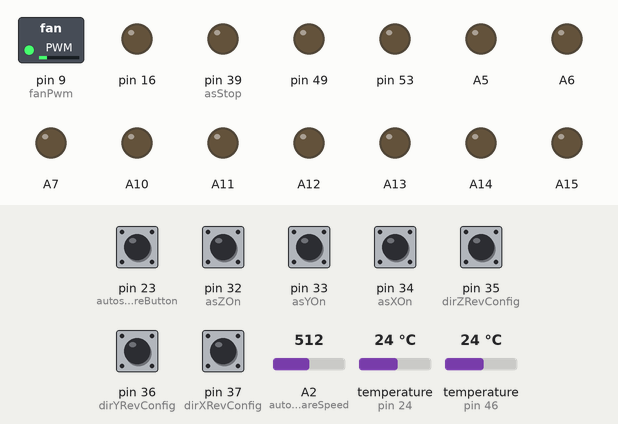
This sketch was run on a simulated Arduino Mega 2560, built with avr-gcc and run on an emulated ATmega2560. On the bench: switched loads named in the sketch (green lamp = pin HIGH), output pins drawn as LEDs (lit = HIGH). The test bench sets the inputs (shaded band); at power-on: pin 23 (autosquareButton), pin 32 (asZOn), pin 33 (asYOn), pin 34 (asXOn), pin 35 (dirZRevConfig), pin 36 (dirYRevConfig), pin 37 (dirXRevConfig) HIGH, temperature (sensors on pin 46, pin 24) 24 °C, A2 (autosquareSpeed) = 512.

Above: at 1.2 s.
1.3 s: temperature (sensor on pin 46) set to 33 °C
11.5 s: pin 23 (autosquareButton) pulled LOW for 3.2 s
At 15.0 s:
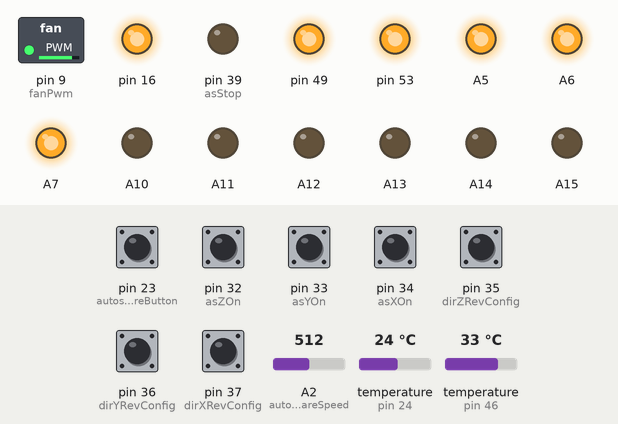
16.2 s: temperature (sensor on pin 46) set to 12 °C
At 20.3 s:
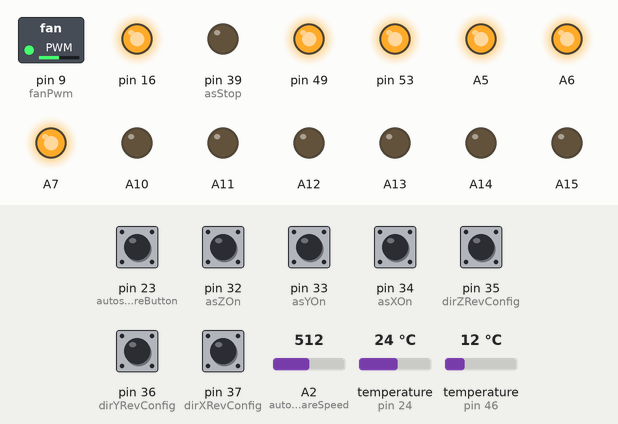
21.5 s: pin 23 (autosquareButton) pulled LOW for 1 s
At 23.7 s:
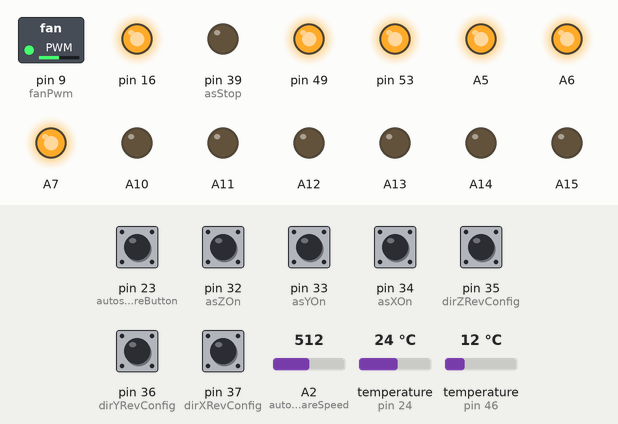
24.0 s: temperature (sensor on pin 46) set to 28 °C
At 25.3 s:
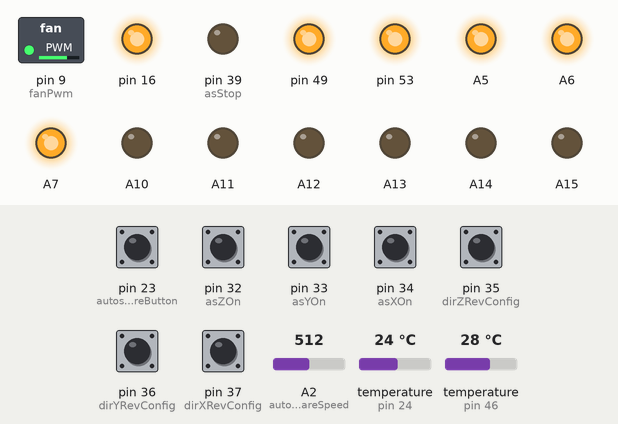
26.5 s: temperature (sensor on pin 46) set to 19 °C
At 30.4 s:
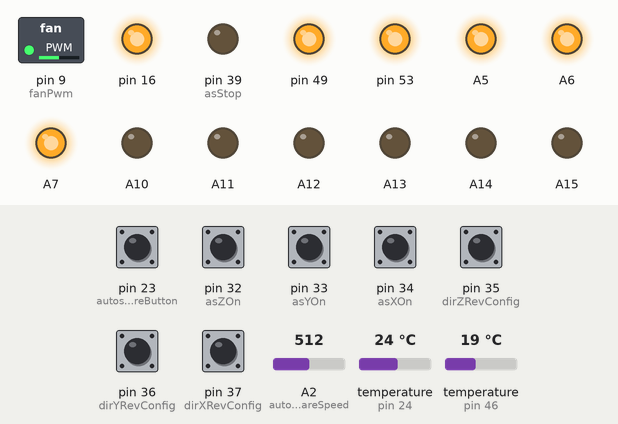
Timing chart, 0 to 31.9 s (numbered marks = the images above; inputs shaded):
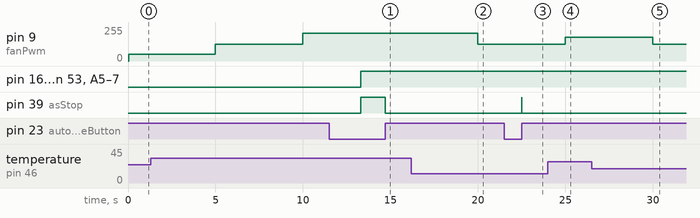

The sketch:

open-cnc-shieldSketch.ino
```cpp
/*
    OPEN-CNC-Shield Firmware 2.0
    find out more: blog.altholtmann.com

    by Timo Altholtmann
*/

#include <Arduino.h>
#include "cnc-library.h"

/**
 * Configuration
 */
// #define DEBUG // Uncomment to output debug messages

/**
 * USE_DISPLAY
 * Uncomment the next line only, if a display is connected by a wire with the shield. For example if the extension panel is used.
 * If the wireless solution is connected to shield the next line has to be commented like this: "//#define USE_DISPLAY"
 */
//#define USE_DISPLAY // comment with "//" if display is not needed
#ifdef USE_DISPLAY
    #include <U8g2lib.h>
    uint32_t displayRefreshInterval_MS = 1000;      // The display is refreshed every x milliseconds
    DISPLAYLAYOUT displayLayout = DISPLAYLAYOUT::Layout_128X32_Autosquare;
    // Display byte SDA = A4, SCL = A5
    // 128x32 Display
    U8G2_SSD1306_128X32_UNIVISION_F_SW_I2C display(U8G2_R0, /* clock=*/ SCL, /* data=*/ SDA, /* reset=*/ U8X8_PIN_NONE);
    // 128x64 Display
    // U8G2_SSD1306_128X64_NONAME_F_SW_I2C display(U8G2_R0, /* clock=*/ SCL, /* data=*/ SDA, /* reset=*/ U8X8_PIN_NONE);
#endif

/**
 * WIRELESS ADAPTER CONNECTED
 * Comment with // if wireless adapter is not connected!
 * IMPORTANT - Has to be commented if there is a wired connection on the sub-d port. For example if the wired extension panel is used
 */
//#define WIRELESS_ADAPTER_CONNECTED

// Autosquare settings - On / Off setting is done with the jumper configuration
const uint16_t stepDelay = 4000;            // delay between steps in microseconds if no poti is connected - set to 0 to use a poti for setting speed
const uint16_t startDelay = 1000;           // delay between pressing the autosquare button and starting autosquare - in miliseconds, should be at least 500
const uint8_t speedPotiSamples = 5;         // Samples of every autosqare speed poti reading
const uint16_t speedPotiMin = 10;           // min delay between steps in microseconds
const uint16_t speedPotiMax = 5000;         // max delay between steps in microseconds
const uint8_t endstopStateTriggered = LOW;  // Use LOW for normally open endstops and HIGH for normally closed endstops

// PWM Fan
const uint8_t defaultFanSpeed = 50;                 // default speed of the fan in percent. This is also the minimal speed if the fan is controlled by temperature
const bool shouldSetFanSpeedByTemperature = true;   // Controls wether the fan speed is adjusted by the onboard temperature sensor

// Temperature sensors
const uint16_t tempSensorUpdateInterval = 5000; // interval between temperatur sensor reads in milliseconds
const int16_t temperatureMin = 20;              // the temperatur at which the fan runs with the speed specified in 'defaultFanSpeed'
const int16_t temperatureMax = 40;              // the temperatur at which the fan runs with 100% speed

// ------------------------------------------------------------------------------
// Only edit below if you know what you are doing
// ------------------------------------------------------------------------------
#ifdef WIRELESS_ADAPTER_CONNECTED
    #include <Wire.h>
#endif

enum AXIS
{
    x,
    y,
    z
};

enum i2cState
{
    unset,
    established,
    failure
};

typedef struct
{
    AXIS axis;
    byte stepPin;
    byte endStopPin;
    byte dirPin;
    byte dirConfigPin;
    AUTOSQUARESTATE state;
    byte stateDisplayRow;
    byte stateDisplayColumn;
    char label[4];
} STEPPER;

// Pin configuration
// Outs
const byte in9Mega = 5;
const byte asStop = 39;

const byte out1 = 40;
const byte out2 = 41;
const byte out3 = 42;
const byte out4 = 43;
const byte out5 = 45;
const byte out6 = 44;
const byte out7 = 30;
const byte out8 = 31;
// INs
const byte tempSensorPin = 24;
const byte onBoardTempSensorPin = 46;
const byte autosquareButton = 23;
const byte autosquareSpeed = A2;
const byte in1 = 15;
const byte in2 = 14;
const byte in10 = 4;
const byte in11 = 3;
const byte in12 = 2;
const byte rotationSpeed = A4;
const byte feedrate = A3;
// INs - user configuartion
const byte asXOn = 34;
const byte asYOn = 33;
const byte asZOn = 32;
const byte dirXRevConfig = 37;
const byte dirYRevConfig = 36;
const byte dirZRevConfig = 35;
// unused
const byte spindelPwm = 48;
const byte fanPwm = 9;
const byte spindelOnOff = 26;
const byte programmStart = 27;
const byte motorStart = 47;

STEPPER steppers[] = {
    {x, A15, 10, A6, dirXRevConfig, off, 0, 0, "X1:"},
    {x, A14, 8, 49, dirXRevConfig, off, 0, 8, "X2:"},
    {y, A13, 7, A5, dirYRevConfig, off, 1, 0, "Y1:"},
    {y, A12, 6, 53, dirYRevConfig, off, 1, 8, "Y2:"},
    {z, A11, 12, 16, dirZRevConfig, off, 2, 0, "Z1:"},
    {z, A10, 11, A7, dirZRevConfig, off, 2, 8, "Z2:"},
};

CNCTemperature externalTemperature(tempSensorPin, 1);
CNCTemperature onboardTemperature(onBoardTempSensorPin, 1);

// Programm variales
uint32_t actualStepDelay = 0;
byte autosuareInitialised = false;
uint64_t timeStartButtonWasPressed = 0;
DATA_FROM_CONTROLLER dataFromController = {
    5,
    5,
    5,
    AUTOSQUARESTATE::undefined,
    AUTOSQUARESTATE::undefined,
    AUTOSQUARESTATE::undefined,
    AUTOSQUARESTATE::undefined,
    AUTOSQUARESTATE::undefined,
    AUTOSQUARESTATE::undefined,
};
DATA_FOR_DISPLAY dataForDisplay;

uint32_t lastDebugOutput_MS = 0;
uint32_t lastSettingFanSpeed_MS = 0;
byte lastDisplayFanSpeed;


void checkAutosquareEnabledForEachAxis();
void initPWMFan();
void initialiseInputsOutputs();
void initialiseI2c();
void answerI2cCommunication();
void requestEvent();
void updateAutosquareDelay();
void updateDataForDisplay();

void autosquare()
{
    // Set HIGH Pulse if state is on and endstop not pressed
    for (byte i = 0; i < sizeof(steppers) / sizeof(STEPPER); i++)
    {
        STEPPER *stepper = &steppers[i];
        // Continue for loop if stepper is set to off or done
        if (stepper->state == off || stepper->state == done)
        {
            continue;
        }
        // Check if state is undefined
        if (stepper->state == undefined)
        {
            // Set state to ok if endstop is reached
            if (digitalRead(stepper->endStopPin) == endstopStateTriggered)
            {
                stepper->state = done;
                #ifdef DEBUG
                    Serial.print("AS ");
                    Serial.print(stepper->label);
                    Serial.println("done");
                #endif
            }
            // Set HIGH pulse if endstop not reached
            else
            {
                digitalWrite(stepper->stepPin, HIGH);
            }
        }
    }
    // Delay before setting to low - this is the speed of the steppers
    delayMicroseconds(actualStepDelay);

    // Set stepper steps to LOW if they are HIGH
     for (byte i = 0; i < sizeof(steppers) / sizeof(STEPPER); i++)
    {
        STEPPER *stepper = &steppers[i];
        if(digitalRead(stepper->stepPin) == HIGH) {
            digitalWrite(stepper->stepPin, LOW);
        }
    }
}

void initialize()
{
    #ifdef DEBUG
        Serial.println("Initializing");
    #endif
    checkAutosquareEnabledForEachAxis();
    bool allDone = true;
    for (byte i = 0; i < sizeof(steppers) / sizeof(STEPPER); i++)
    {
        // Check if all stepper are already done
        if(steppers[i].state == undefined) {
            allDone = false;
        }

        // Read config and set stepper direction accordingly
        digitalWrite(steppers[i].dirPin, digitalRead(steppers[i].dirConfigPin));
    }

    // Take control over steppers
    digitalWrite(asStop, HIGH);
    // Trigger IN9 to estlcam arduino mega
    pinMode(in9Mega, OUTPUT);
    digitalWrite(in9Mega, LOW);

    // Reset stepper states if all are done
    for (byte i = 0; i < sizeof(steppers) / sizeof(STEPPER); i++)
    {
        if(allDone && steppers[i].state == done) {
            steppers[i].state = undefined;
        }
    }

    // Set pulse speed
    updateAutosquareDelay();

    autosuareInitialised = true;
}

void terminate()
{
    #ifdef DEBUG
        Serial.println("Terminating");
    #endif

    digitalWrite(asStop, LOW);
    pinMode(in9Mega, INPUT);
    autosuareInitialised = false;
}

void setFanSpeedByTemperature() {
    if(shouldSetFanSpeedByTemperature && millis() - lastSettingFanSpeed_MS > 5000) {
        float actualOnboardTemperature = onboardTemperature.getTemperature();
        uint8_t defaultFanSpeedAbsolute = map(defaultFanSpeed, 0, 100, 0, 255);

        if(actualOnboardTemperature < temperatureMin) lastDisplayFanSpeed = defaultFanSpeedAbsolute;
        else if(actualOnboardTemperature > temperatureMax) lastDisplayFanSpeed = 255;
        else lastDisplayFanSpeed = map(actualOnboardTemperature, temperatureMin, temperatureMax, defaultFanSpeedAbsolute, 255);

        analogWrite(fanPwm, lastDisplayFanSpeed);
        lastSettingFanSpeed_MS = millis();
    }
}

#include "cnclibrary_common_functions.h"

void setup()
{
    Serial.begin(9600);
    externalTemperature.setup();
    onboardTemperature.setup();

    #ifdef USE_DISPLAY
        displaySetup();
    #endif

    initialiseInputsOutputs();

    initPWMFan();
    checkAutosquareEnabledForEachAxis();
    #ifdef WIRELESS_ADAPTER_CONNECTED
        initialiseI2c();
    #endif

    #ifdef DEBUG
        Serial.println("Setup done");
    #endif
}

void loop()
{
    // Check if button is pressed
    if (digitalRead(autosquareButton) == LOW) {
        // Check if start button was just pressed
        if(timeStartButtonWasPressed == 0) {
            timeStartButtonWasPressed = millis();
        }

        // Check if button was pressed long enough
        if(millis() - timeStartButtonWasPressed > startDelay) {
            // Check if we have to initinalize
            if (!autosuareInitialised) {
                initialize();
                delay(10);
            }
            autosquare();
        }
    } else {
        // reset timeStartButtonWasPressed
        timeStartButtonWasPressed = 0;
        // terminate if initialized
        if (autosuareInitialised) {
            terminate();
        }

        externalTemperature.loop();
        onboardTemperature.loop();

        setFanSpeedByTemperature();

        #ifdef USE_DISPLAY
            updateDataForDisplay();
            displayUpdate(displayLayout);
        #endif

        #ifdef DEBUG
            if (millis() - lastDebugOutput_MS > 10000) {
                Serial.print("External Temp: ");
                Serial.println(externalTemperature.getTemperature());

                Serial.print("Onboard Temp: ");
                Serial.print(onboardTemperature.getTemperature());
                Serial.print(" C, Fan Speed: ");
                Serial.print(lastDisplayFanSpeed);
                Serial.println(" of 255");

                lastDebugOutput_MS = millis();
            }
        #endif
    }
}

/**
 * Checks the jumper configuration for each axis and initialises the state variables
*/
void checkAutosquareEnabledForEachAxis() {
    #ifdef DEBUG
        Serial.println("Reading Axis Config");
    #endif
    if (digitalRead(asXOn) == LOW)
    {
        #ifdef DEBUG
            Serial.println("AS X = ON");
        #endif
        for (byte i = 0; i < sizeof(steppers) / sizeof(STEPPER); i++)
        {
            if (steppers[i].axis == x)
            {
                steppers[i].state = undefined;
            }
        }
    }
    if (digitalRead(asYOn) == LOW)
    {
        #ifdef DEBUG
            Serial.println("AS Y = ON");
        #endif
        for (byte i = 0; i < sizeof(steppers) / sizeof(STEPPER); i++)
        {
            if (steppers[i].axis == y)
            {
                steppers[i].state = undefined;
            }
        }
    }
    if (digitalRead(asZOn) == LOW)
    {
        #ifdef DEBUG
            Serial.println("AS Z = ON");
        #endif
        for (byte i = 0; i < sizeof(steppers) / sizeof(STEPPER); i++)
        {
            if (steppers[i].axis == z)
            {
                steppers[i].state = undefined;
            }
        }
    }
}
/**
 *  Sets the interal timer to pwm fan frequency
 **/
void initPWMFan() {
    // PWM FAN Setup
    //Timer 1: Prescaler 0
    TCCR1B = ((TCCR1B & B11111000) | B00000001);
    analogWrite(fanPwm, defaultFanSpeed);
}
/**
 * Sets the pinmode for all inputs and outputs
 **/
void initialiseInputsOutputs() {
    // Endstops and steppers
    for (byte i = 0; i < sizeof(steppers) / sizeof(STEPPER); i++)
    {
        pinMode(steppers[i].endStopPin, INPUT_PULLUP);
        pinMode(steppers[i].stepPin, OUTPUT);
        pinMode(steppers[i].dirPin, OUTPUT);
    }

    // Inputs
    pinMode(autosquareButton, INPUT_PULLUP);
    pinMode(asXOn, INPUT_PULLUP);
    pinMode(asYOn, INPUT_PULLUP);
    pinMode(asZOn, INPUT_PULLUP);
    pinMode(dirXRevConfig, INPUT_PULLUP);
    pinMode(dirYRevConfig, INPUT_PULLUP);
    pinMode(dirZRevConfig, INPUT_PULLUP);
    pinMode(in1, INPUT_PULLUP);
    pinMode(in2, INPUT_PULLUP);
    pinMode(in10, INPUT_PULLUP);
    pinMode(in11, INPUT_PULLUP);
    pinMode(in12, INPUT_PULLUP);

    // Outputs
    pinMode(asStop, OUTPUT);
    digitalWrite(asStop, LOW);
    pinMode(fanPwm, OUTPUT);

    // unused pins, set as input to not interfer with estlcam
    pinMode(out1, INPUT);
    pinMode(out2, INPUT);
    pinMode(out3, INPUT);
    pinMode(out4, INPUT);
    pinMode(out5, INPUT);
    pinMode(out6, INPUT);
    pinMode(out7, INPUT);
    pinMode(out8, INPUT);
    pinMode(in9Mega, INPUT);
    pinMode(spindelPwm, INPUT);
    pinMode(spindelOnOff, INPUT);
    pinMode(programmStart, INPUT);
    pinMode(motorStart, INPUT);
}
#ifdef WIRELESS_ADAPTER_CONNECTED
    /**
     *  Try to communicate to Wireless Adapter via i2c
     **/
    void initialiseI2c() {
        Wire.begin(10);                // join i2c bus with address #8
        Wire.onRequest(answerI2cCommunication);
    }
    void answerI2cCommunication() {
        dataFromController.onboardTemperature = onboardTemperature.getTemperature();
        dataFromController.externalTemperature = externalTemperature.getTemperature();
        dataFromController.fanSpeed = lastDisplayFanSpeed;
        dataFromController.x1 = steppers[0].state;
        dataFromController.x2 = steppers[1].state;
        dataFromController.y1 = steppers[2].state;
        dataFromController.y2 = steppers[3].state;
        dataFromController.z1 = steppers[4].state;
        dataFromController.z2 = steppers[5].state;
        Wire.write((byte*)&dataFromController, sizeof(DATA_FROM_CONTROLLER));
    }
#endif

void updateAutosquareDelay() {
    // Dont read poti if a fixed speed is set
    if(stepDelay != 0 && actualStepDelay != stepDelay) {
        actualStepDelay = stepDelay;
        return;
    }

    uint16_t sum = 0;
    for (int i = 0; i < speedPotiSamples; i++)
    {
        sum+= analogRead(autosquareSpeed);
        delayMicroseconds(500);
    }
    actualStepDelay = map(sum / speedPotiSamples, 0, 1023, speedPotiMax, speedPotiMin);
}

#ifdef USE_DISPLAY
    void updateDataForDisplay() {
        dataForDisplay.onboardTemperature = onboardTemperature.getTemperature();
        dataForDisplay.externalTemperature = externalTemperature.getTemperature();
        dataForDisplay.stateX1 = steppers[0].state;
        dataForDisplay.stateX2 = steppers[1].state;
        dataForDisplay.stateY1 = steppers[2].state;
        dataForDisplay.stateY2 = steppers[3].state;
        dataForDisplay.stateZ1 = steppers[4].state;
        dataForDisplay.stateZ2 = steppers[5].state;
        dataForDisplay.fanSpeed = map(lastDisplayFanSpeed, 100, 255, 1, 7);
    }
#endif
```

cnc-library.h
```cpp
/**
 * Library for CNC related controls
 * Version 1.0
 * find out more: blog.altholtmann.com
 * by Timo Altholtmann
 **/


#ifndef cnclibrary_h
#define cnclibrary_h

#include <Arduino.h>
#include "cnclibrary_ledstate.h"
#include "cnclibrary_radio.h"
#include "cnclibrary_temperature.h"


enum AUTOSQUARESTATE
{
    undefined,
    done,
    off
};

enum DISPLAYLAYOUT {
    Layout_128X32_Fan_and_Temp,
    Layout_128X32_Temp_and_Autosquare,
    Layout_128X32_Autosquare,
    Layout_128X64_1
};

// For Communication between the Wireless Adapter and the controller arduino
// uint16_t : 2Bytes
// unsigned : 1 Bit each
typedef struct {
  float onboardTemperature;
  float externalTemperature;
  uint8_t fanSpeed;
  AUTOSQUARESTATE x1;
  AUTOSQUARESTATE x2;
  AUTOSQUARESTATE y1;
  AUTOSQUARESTATE y2;
  AUTOSQUARESTATE z1;
  AUTOSQUARESTATE z2;
} DATA_FROM_CONTROLLER;

typedef struct {
    float onboardTemperature;
    float externalTemperature;
    unsigned fanSpeed : 3;
    unsigned stateX1 : 2;
    unsigned stateX2 : 2;
    unsigned stateY1 : 2;
    unsigned stateY2 : 2;
    unsigned stateZ1 : 2;
    unsigned stateZ2 : 2;
} DATA_FOR_DISPLAY;

#endif
```

cnclibrary_temperature.h
```cpp
#ifndef cnclibrary_temperature_h
#define cnclibrary_temperature_h

// includes
#include <Arduino.h>
#include <OneWire.h>
#include "DallasTemperature.h"

/**
 * Common structs needed
 **/


class CNCTemperature {
private:
    byte _sensorPin;
    byte _numberOfSensors = 1;
    uint32_t _lastReadTemperature_MS = 0;
    uint32_t _interval_MS = 5000;
    OneWire _oneWire;
    DallasTemperature _sensors;
    float _lastTemperatures[10];
public:
    CNCTemperature(byte sensorPin, byte numberOfSensors, uint32_t interval_MS);
    ~CNCTemperature();
    void setup();
    void loop();
    float getTemperature(byte sensorNumber);
};

void CNCTemperature::setup() {
    this->_sensors.begin();
}

void CNCTemperature::loop() {
    if (millis() - this->_lastReadTemperature_MS > this->_interval_MS) {
        this->_sensors.requestTemperatures();
        for (int i = 0; i < this->_numberOfSensors; i++)
        {
            this->_lastTemperatures[i] = this->_sensors.getTempCByIndex(i);
        }

        this->_lastReadTemperature_MS = millis();
    }
}

float CNCTemperature::getTemperature(byte sensorNumber = 1) {
    return this->_lastTemperatures[sensorNumber - 1];
}

CNCTemperature::CNCTemperature(byte sensorPin, byte numberOfSensors = 1, uint32_t interval_MS = 5000) {
    this->_sensorPin = sensorPin;
    this->_numberOfSensors = numberOfSensors;
    this->_interval_MS = interval_MS;

    memset(&this->_lastTemperatures, -999, this->_numberOfSensors);

    this->_oneWire = OneWire(this->_sensorPin);
    this->_sensors = DallasTemperature(&this->_oneWire);
}

CNCTemperature::~CNCTemperature() {}

#endif
```

Source omitted: clibrary_common_functions.h (7560 bytes), cnclibrary_ledstate.h (2590 bytes), cnclibrary_radio.h (3075 bytes)

Measured:
- after the input at 11.5 s, pin 16, pin 49, pin 53, A5–7: LOW → HIGH after 1.8 s; pin 39 (asStop): LOW → HIGH after 1.8 s, → LOW 1.4 s later
- after the input at 16.2 s, pin 9 (fanPwm): 210/255 → 127/255 after 3.8 s
- after the input at 21.5 s, pin 39 (asStop): LOW → HIGH after 1.0 s, → LOW 0.02 s later
- after the input at 24.0 s, pin 9 (fanPwm): 127/255 → 178/255 after 1.0 s
- after the input at 26.5 s, pin 9 (fanPwm): 178/255 → 127/255 after 3.5 s
